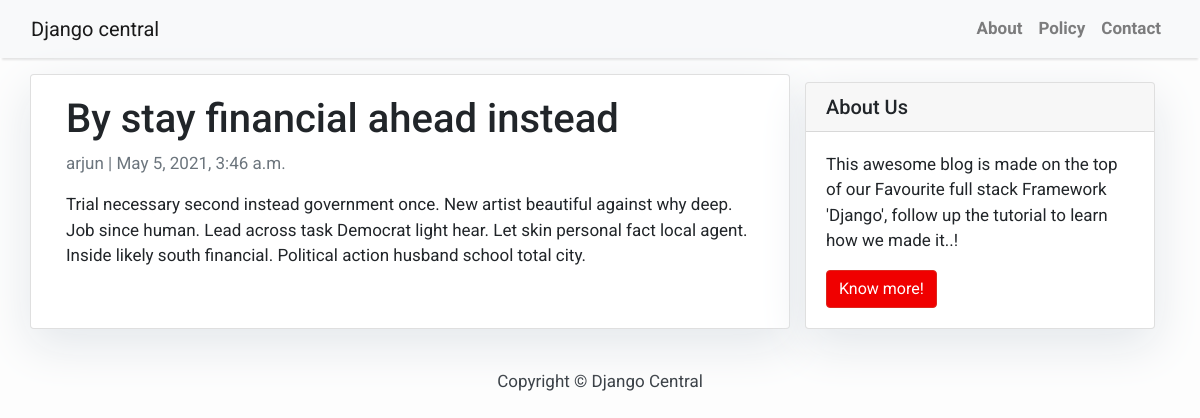
Screenshot of /By-stay-financial-ahead-instead/ with the database file from the repository.
### blog/models.py (models this page shows, shortened)
class Post(models.Model):
    title = models.CharField(max_length=200, unique=True)
    slug = models.SlugField(max_length=200, unique=True)
    author = models.ForeignKey(User, on_delete= models.CASCADE,related_name='blog_posts')
    updated_on = models.DateTimeField(auto_now= True)
    content = models.TextField()
    created_on = models.DateTimeField(auto_now_add=True)
    status = models.IntegerField(choices=STATUS, default=0)
    class Meta:
        ordering = ['-created_on']

### blog/views.py (the view)
# urls.py: path('<slug:slug>/',views.PostDetail.as_view(), name='post_detail'),
class PostDetail(generic.DetailView):
    model = Post
    template_name = 'post_detail.html'

### templates/post_detail.html
{% extends 'base.html' %} {% block content %}
<div class="container">
  <div class="row">
    <div class="col-md-8 card mb-4  mt-3 left  top">
      <div class="card-body">
        <h1>{% block title %} {{ object.title }} {% endblock title %}</h1>
        <p class=" text-muted">{{ post.author }} | {{ post.created_on }}</p>
        <p class="card-text ">{{ object.content | safe }}</p>
      </div>
    </div>
    {% block sidebar %} {% include 'sidebar.html' %} {% endblock sidebar %}
  </div>
</div>
{% endblock content %}

### templates/base.html (style rules this page uses)
body { font-family: "Roboto", sans-serif; font-size: 17px; background-color: #fdfdfd; }

### templates/sidebar.html (style rules this page uses)
.card { box-shadow: 0 16px 48px #E3E7EB; }

### rows the page displays
Post: title "By stay financial ahead instead", author "arjun", created_on "May 5, 2021, 3:46 a.m.", content "Trial necessary second instead government once. New artist beautiful against why deep. Job since human. Lead across task Democrat light hear. Let skin personal fact local agent. Inside likely south financial. Political action husband school total city."
